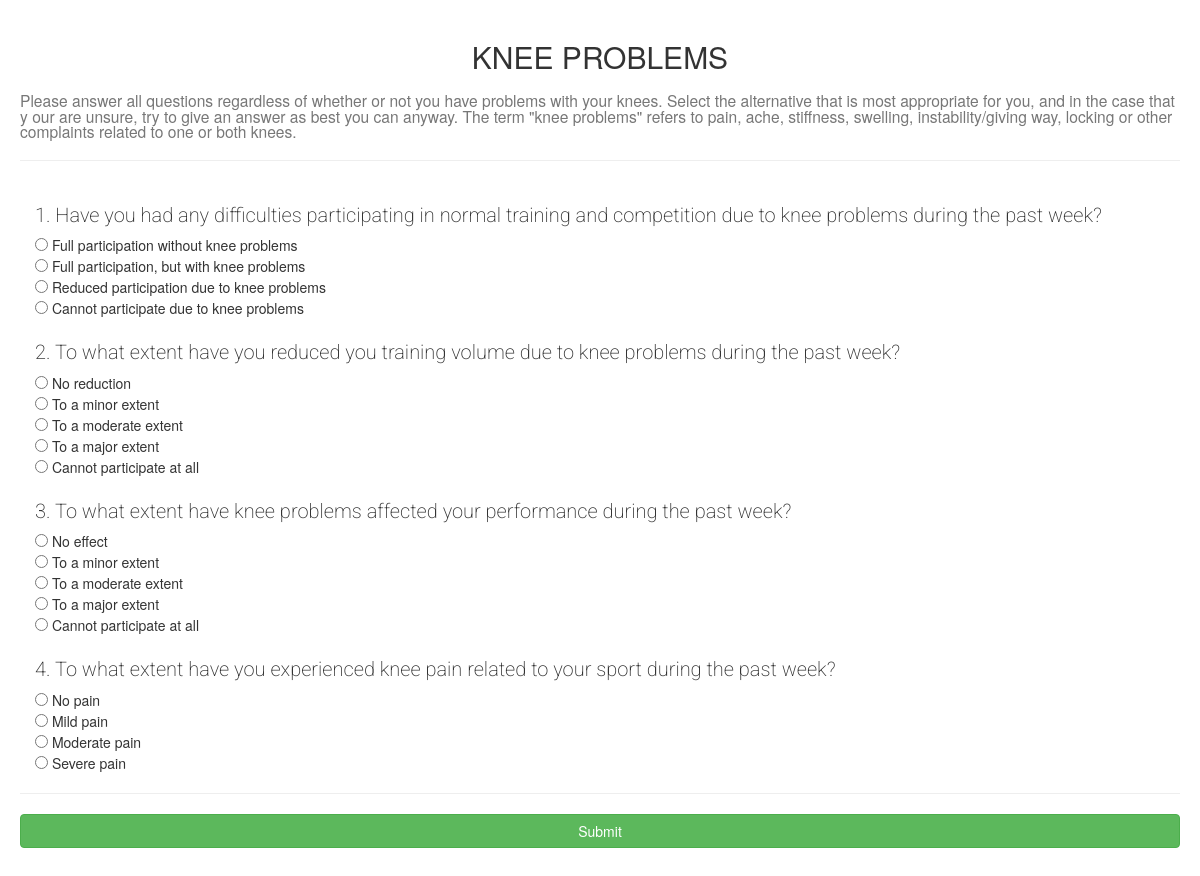
Screenshot of /questionnaire/2/ with the database file from the repository.
### questionnaire/models.py (models this page shows, shortened)
class Questionnaire(models.Model):
    id = models.AutoField(primary_key=True)
    title = models.TextField()
    description = models.TextField()
    class Meta:
        managed = False
        db_table = 'questionnaire'

class Question(models.Model):
    QUESTION_TYPES = (('SCALE', 'Scale'), ('SINGLE', 'Single Choice'))
    id = models.AutoField(primary_key=True)
    questionnaire = models.ForeignKey(Questionnaire)
    question_order = models.PositiveSmallIntegerField()  # max: 32767
    question_text = models.TextField()
    question_type = models.CharField(max_length=25, choices=QUESTION_TYPES,
                                     default='SINGLE')
    class Meta:
        managed = False
        db_table = 'question'

class Option(models.Model):
    id = models.AutoField(primary_key=True)
    question = models.ForeignKey(Question)
    option_order = models.SmallIntegerField()  # max: +/-32767
    option_text = models.TextField()
    score = models.IntegerField()
    class Meta:
        managed = False
        db_table = 'option'

### questionnaire/views.py (the view)
# urls.py: url(r'^(?P<qid>[0-9]+)/$', views.questionView, name='question'),
def questionView(request, qid):
    context = {'questionnaire': None,
               'questions': []}
    context['questionnaire'] = Questionnaire.objects.get(id=qid)
    questions = Question.objects.filter(questionnaire__id=qid).order_by(
        'question_order')
    for question in questions:
        qobj = {'order': question.question_order,
                'question_text': question.question_text,
                'type': question.question_type,
                'options': Option.objects.filter(
                    Q(question__id=question.id) & Q(option_order__gt=0))
                    .order_by('option_order'),
                }
        if qobj['type'] == 'SCALE':
            qobj['labels'] = Option.objects.filter(
                Q(question__id=question.id) & Q(option_order__lte=0)
            ).values_list('option_text', flat=True).order_by('option_order')
        context['questions'].append(qobj)
    return render(request, 'questionnaire/question.html', context)

### questionnaire/templates/questionnaire/question.html (shortened to what this page needs)
{% load static %}
<html>
<head>
    <link rel="stylesheet"
          href="https://maxcdn.bootstrapcdn.com/bootstrap/3.3.7/css/bootstrap.min.css"
>
    <link href="{% static 'questionnaire/style.css' %}" rel="stylesheet"
          type="text/css">
</head>
<body>
<h2>
    <center>{{questionnaire.title}}</center>
</h2>
<h3>
    <small>{{questionnaire.description}}</small>
</h3>
<hr>
<form>
    <div class="container-fluid">
        {% for question in questions %}
        <div id="{{questionnaire.id}}-{{question.order}}">
            <label class="question-label">
                <span class="question_id">{{question.order}}. </span>{{question.question_text}}</label>
            {% if question.type == 'SCALE' %}
            <div class="one-question-domain">
                <label class="one-question-domain-left">{{question.labels.0}}</label>
                <label class="one-question-domain-right">{{question.labels.1}}</label>
                <div class="btn-group btn-group-justified">
                    {% for option in question.options%}
                    <div class="btn-group" role="group">
                        <button type="button"
                                name={{question.order}}
                                class="btn btn-default">
                            {{option.option_text}}
                        </button>
                    </div>
                    {% endfor %}
                </div>
            </div>
            {% else %}
            <div>
                {% for option in question.options%}
                <input type="radio"
                       name={{option.question.id}}
                       value={{option.option_order}}>
                {{option.option_text}} <br>
                {% endfor %}
            </div>
            {% endif %}
        </div>
        {% endfor %}
    </div>
    <hr>
    <button type="submit" class="btn btn-success btn-block">Submit</button>
</form>
</body>
</html>

### questionnaire/static/questionnaire/style.css (style rules this page uses)
body { padding: 20px; }
.question-label { font-family: 'Roboto', sans-serif; font-size: 15pt; font-weight: 200; color: #333; margin-top: 1em; display: block; clear: both; }
.btn { padding: 6px 0px; white-space: normal; }

### rows the page displays
Questionnaire: title "KNEE PROBLEMS", description "Please answer all questions regardless of whether or not you have problems with your knees. Select the alternative that is most appropriate for you, and in the case that y our are unsure, try to give an answer as best you can anyway. The term \"knee problems\" refers to pain, ache, stiffness, swelling, instability/giving way, locking or other complaints related to one or both knees."
Question: question_text "Have you had any difficulties participating in normal training and competition due to knee problems during the past week?"
Option: option_text "Full participation without knee problems"
Option: option_text "Full participation, but with knee problems"
Option: option_text "Reduced participation due to knee problems"
Option: option_text "Cannot participate due to knee problems"
Question: question_text "To what extent have you reduced you training volume due to knee problems during the past week?"
Option: option_text "No reduction"
Option: option_text "To a minor extent"
Option: option_text "To a moderate extent"
Option: option_text "To a major extent"
Option: option_text "Cannot participate at all"
Question: question_text "To what extent have knee problems affected your performance during the past week?"
Option: option_text "No effect"
Option: option_text "To a minor extent"
Option: option_text "To a moderate extent"
Option: option_text "To a major extent"
Option: option_text "Cannot participate at all"
Question: question_text "To what extent have you experienced knee pain related to your sport during the past week?"
Option: option_text "No pain"
Option: option_text "Mild pain"
Option: option_text "Moderate pain"
Option: option_text "Severe pain"

### other values shown
{{ question.order }} "1" "2" "3" "4"
